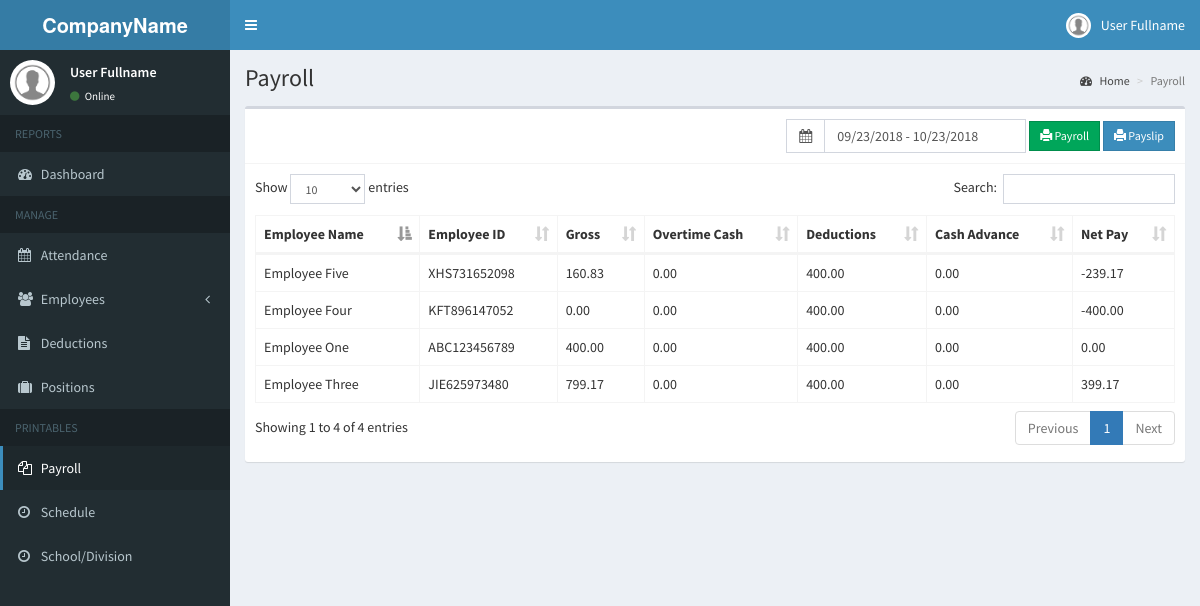
The app's page /admin/payroll.php (signed in) with its own data.
### tables this page shows
CREATE TABLE `attendance` (
  `id` int(11) NOT NULL,
  `employee_id` int(11) NOT NULL,
  `date` date NOT NULL,
  `time_in` time NOT NULL,
  `status` int(1) NOT NULL,
  `time_out` time NOT NULL,
  `num_hr` double NOT NULL
);

CREATE TABLE `employees` (
  `id` int(11) NOT NULL,
  `employee_id` varchar(15) NOT NULL,
  `school_id` varchar(200) NOT NULL,
  `firstname` varchar(50) NOT NULL,
  `lastname` varchar(50) NOT NULL,
  `address` text NOT NULL,
  `birthdate` date NOT NULL,
  `contact_info` varchar(100) NOT NULL,
  `gender` varchar(10) NOT NULL,
  `position_id` int(11) NOT NULL,
  `schedule_id` int(11) NOT NULL,
  `photo` varchar(200) NOT NULL,
  `created_on` date NOT NULL
);

### admin/includes/session.php (called while the page is built, shortened)
<?php
	include 'includes/conn.php';
	$sql = "SELECT * FROM admin WHERE id = '".$_SESSION['admin']."'";
	$query = $conn->query($sql);
	$user = $query->fetch_assoc();
?>

### admin/payroll.php (the view, shortened to what this page needs)
<?php include 'includes/session.php'; ?>
<?php
  $range_to = date('m/d/Y');
  $range_from = date('m/d/Y', strtotime('-30 day', strtotime($range_to)));
?>
<?php include 'includes/header.php'; ?>
<body class="hold-transition skin-blue sidebar-mini">
<div class="wrapper">
  <?php include 'includes/navbar.php'; ?>
  <?php include 'includes/menubar.php'; ?>
  <div class="content-wrapper">
    <section class="content-header">
      <h1>
        Payroll
      </h1>
      <ol class="breadcrumb">
        <li><a href="#"><i class="fa fa-dashboard"></i> Home</a></li>
        <li class="active">Payroll</li>
      </ol>
    </section>
    <section class="content">
      <div class="row">
        <div class="col-xs-12">
          <div class="box">
            <div class="box-header with-border">
              <div class="pull-right">
                <form method="POST" class="form-inline" id="payForm">
                  <div class="input-group">
                    <div class="input-group-addon">
                      <i class="fa fa-calendar"></i>
                    </div>
                    <input type="text" class="form-control pull-right col-sm-8" id="reservation" name="date_range" value="<?php echo (isset($_GET['range'])) ? $_GET['range'] : $range_from.' - '.$range_to; ?>">
                  </div>
                  <button type="button" class="btn btn-success btn-sm btn-flat" id="payroll"><span class="glyphicon glyphicon-print"></span> Payroll</button>
                  <button type="button" class="btn btn-primary btn-sm btn-flat" id="payslip"><span class="glyphicon glyphicon-print"></span> Payslip</button>
                </form>
              </div>
            </div>
            <div class="box-body">
              <table id="example1" class="table table-bordered">
                <thead>
                  <th>Employee Name</th>
                  <th>Employee ID</th>
                  <th>Gross</th>
                  <th>Overtime Cash</th>
                  <th>Deductions</th>
                  <th>Cash Advance</th>
                  <th>Net Pay</th>
                </thead>
                <tbody>
                  <?php
                    $sql = "SELECT *, SUM(amount) as total_amount FROM deductions";
                    $query = $conn->query($sql);
                    $drow = $query->fetch_assoc();
                    $deduction = $drow['total_amount'];
                    $to = date('Y-m-d');
                    $from = date('Y-m-d', strtotime('-30 day', strtotime($to)));
                    $sql = "SELECT *, SUM(num_hr) AS total_hr, attendance.employee_id AS empid FROM attendance LEFT JOIN employees ON employees.id=attendance.employee_id LEFT JOIN position ON position.id=employees.position_id WHERE date BETWEEN '$from' AND '$to' GROUP BY attendance.employee_id ORDER BY employees.lastname ASC, employees.firstname ASC";
                    $query = $conn->query($sql);
                    while($row = $query->fetch_assoc()){
                      $empid = $row['empid'];
                      $casql = "SELECT *, SUM(amount) AS cashamount FROM cashadvance WHERE employee_id='$empid' AND date_advance BETWEEN '$from' AND '$to'";
                      $caquery = $conn->query($casql);
                      $carow = $caquery->fetch_assoc();
                      $cashadvance = $carow['cashamount'];
                      $select_employee = "SELECT * FROM employees WHERE id='$empid'";
                      $select_employeeid = $conn->query($select_employee);
                      $employeeid_ovr = $select_employeeid->fetch_assoc();
                      $id_ovr = $employeeid_ovr['employee_id'];
                      $ovrsql = "SELECT *,SUM(hours) AS ovrhours  FROM overtime WHERE employee_id='$id_ovr' AND date_overtime BETWEEN '$from' AND '$to'";
                      $ovrquery = $conn->query($ovrsql);
                      $ovrrow = $ovrquery->fetch_assoc();
                      $overtime_hours = $ovrrow['ovrhours'];
                      $overtime_rate = $ovrrow['rate'];
                      $ovr_amount = $overtime_hours * $overtime_rate;
                      $gross = $row['rate'] * $row['total_hr'];
                      $gross = $gross + $ovr_amount;
                      $total_deduction = $deduction + $cashadvance;
                      $net = $gross - $total_deduction;
                      echo "
                        <tr>
                          <td>".$row['firstname']." ".$row['lastname']."</td>
                          <td>".$row['employee_id']."</td>
                          <td>".number_format($gross, 2)."</td>
                          <td>".number_format($ovr_amount, 2)."</td>
                          <td>".number_format($deduction, 2)."</td>
                          <td>".number_format($cashadvance, 2)."</td>
                          <td>".number_format($net, 2)."</td>
                        </tr>
                      ";
                    }
                  ?>
                </tbody>
              </table>
            </div>
          </div>
        </div>
      </div>
    </section>
  </div>
</div>
</body>
</html>

### admin/includes/navbar.php (shortened to what this page needs)
<header class="main-header">
    <a href="index2.html" class="logo">
      <span class="logo-lg"><b>CompanyName</b></span>
    </a>
    <nav class="navbar navbar-static-top">
      <a href="#" class="sidebar-toggle" data-toggle="push-menu" role="button">
      </a>
      <div class="navbar-custom-menu">
        <ul class="nav navbar-nav">
          <li class="dropdown user user-menu">
            <a href="#" class="dropdown-toggle" data-toggle="dropdown">
              <img src="<?php echo (!empty($user['photo'])) ? '../images/'.$user['photo'] : '../images/profile.jpg'; ?>" class="user-image" alt="User Image">
              <span class="hidden-xs"><?php echo $user['firstname'].' '.$user['lastname']; ?></span>
            </a>
          </li>
        </ul>
      </div>
    </nav>
  </header>

### admin/includes/menubar.php (shortened to what this page needs)
<aside class="main-sidebar">
    <section class="sidebar">
      <div class="user-panel">
        <div class="pull-left image">
          <img src="<?php echo (!empty($user['photo'])) ? '../images/'.$user['photo'] : '../images/profile.jpg'; ?>" class="img-circle" alt="User Image">
        </div>
        <div class="pull-left info">
          <p><?php echo $user['firstname'].' '.$user['lastname']; ?></p>
          <a><i class="fa fa-circle text-success"></i> Online</a>
        </div>
      </div>
      <ul class="sidebar-menu" data-widget="tree">
        <li class="header">REPORTS</li>
        <li class=""><a href="home.php"><i class="fa fa-dashboard"></i> <span>Dashboard</span></a></li>
        <li class="header">MANAGE</li>
        <li><a href="attendance.php"><i class="fa fa-calendar"></i> <span>Attendance</span></a></li>
        <li class="treeview">
          <a href="#">
            <i class="fa fa-users"></i>
            <span>Employees</span>
            <span class="pull-right-container">
              <i class="fa fa-angle-left pull-right"></i>
            </span>
          </a>
        </li>
        <li><a href="deduction.php"><i class="fa fa-file-text"></i> Deductions</a></li>
        <li><a href="position.php"><i class="fa fa-suitcase"></i> Positions</a></li>
        <li class="header">PRINTABLES</li>
        <li><a href="payroll.php"><i class="fa fa-files-o"></i> <span>Payroll</span></a></li>
        <li><a href="schedule_employee.php"><i class="fa fa-clock-o"></i> <span>Schedule</span></a></li>
        <li><a href="school.php"><i class="fa fa-clock-o"></i> <span>School/Division</span></a></li>
      </ul>
    </section>
  </aside>

### records on screen
attendance: employee.firstname "Employee", employee.lastname "Five", employee.employee_id "XHS731652098", gross "160.83", ovr_amount "0.00", deduction "400.00", cashadvance "0.00", net "-239.17"
attendance: employee.firstname "Employee", employee.lastname "Four", employee.employee_id "KFT896147052", gross "0.00", ovr_amount "0.00", deduction "400.00", cashadvance "0.00", net "-400.00"
attendance: employee.firstname "Employee", employee.lastname "One", employee.employee_id "ABC123456789", gross "400.00", ovr_amount "0.00", deduction "400.00", cashadvance "0.00", net "0.00"
attendance: employee.firstname "Employee", employee.lastname "Three", employee.employee_id "JIE625973480", gross "799.17", ovr_amount "0.00", deduction "400.00", cashadvance "0.00", net "399.17"

### other values on screen
$user['firstname'] "User"
$user['lastname'] "Fullname"
